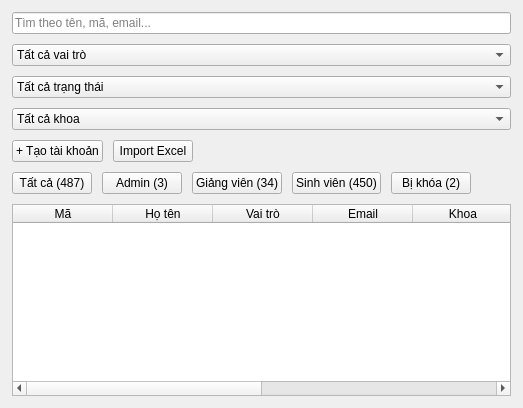
     <widget class="QWidget" name="pageTaiKhoan">
      <attribute name="title">
       <string>Tài khoản</string>
      </attribute>
      <layout class="QVBoxLayout" name="pageTaiKhoanLayout">
       <property name="spacing">
        <number>10</number>
       </property>
       <property name="leftMargin">
        <number>12</number>
       </property>
       <property name="topMargin">
        <number>12</number>
       </property>
       <property name="rightMargin">
        <number>12</number>
       </property>
       <property name="bottomMargin">
        <number>12</number>
       </property>
       <item><widget class="QLineEdit" name="txtAccSearch"><property name="placeholderText"><string>Tìm theo tên, mã, email...</string></property></widget></item>
       <item><widget class="QComboBox" name="cbAccRole"><item><property name="text"><string>Tất cả vai trò</string></property></item><item><property name="text"><string>Admin</string></property></item><item><property name="text"><string>Giảng viên</string></property></item><item><property name="text"><string>Sinh viên</string></property></item></widget></item>
       <item><widget class="QComboBox" name="cbAccStatus"><item><property name="text"><string>Tất cả trạng thái</string></property></item><item><property name="text"><string>Hoạt động</string></property></item><item><property name="text"><string>Bị khóa</string></property></item></widget></item>
       <item><widget class="QComboBox" name="cbAccKhoa"><item><property name="text"><string>Tất cả khoa</string></property></item></widget></item>
       <item><layout class="QHBoxLayout" name="accTopActions"><item><widget class="QPushButton" name="btnAccCreate"><property name="text"><string>+ Tạo tài khoản</string></property></widget></item><item><widget class="QPushButton" name="btnAccImport"><property name="text"><string>Import Excel</string></property></widget></item><item><spacer name="spAcc"><property name="orientation"><enum>Qt::Horizontal</enum></property><property name="sizeHint" stdset="0"><size><width>40</width><height>20</height></size></property></spacer></item></layout></item>
       <item><layout class="QHBoxLayout" name="accPills"><item><widget class="QPushButton" name="pillAll"><property name="text"><string>Tất cả (487)</string></property></widget></item><item><widget class="QPushButton" name="pillAdmin"><property name="text"><string>Admin (3)</string></property></widget></item><item><widget class="QPushButton" name="pillGV"><property name="text"><string>Giảng viên (34)</string></property></widget></item><item><widget class="QPushButton" name="pillSV"><property name="text"><string>Sinh viên (450)</string></property></widget></item><item><widget class="QPushButton" name="pillLocked"><property name="text"><string>Bị khóa (2)</string></property></widget></item><item><spacer name="spPill"><property name="orientation"><enum>Qt::Horizontal</enum></property><property name="sizeHint" stdset="0"><size><width>40</width><height>20</height></size></property></spacer></item></layout></item>
       <item><widget class="QTableWidget" name="tbAccounts"><property name="alternatingRowColors"><bool>true</bool></property><column><property name="text"><string>Mã</string></property></column><column><property name="text"><string>Họ tên</string></property></column><column><property name="text"><string>Vai trò</string></property></column><column><property name="text"><string>Email</string></property></column><column><property name="text"><string>Khoa</string></property></column><column><property name="text"><string>Lớp</string></property></column><column><property name="text"><string>Trạng thái</string></property></column><column><property name="text"><string>Thao tác</string></property></column></widget></item>
      </layout>
     </widget>
